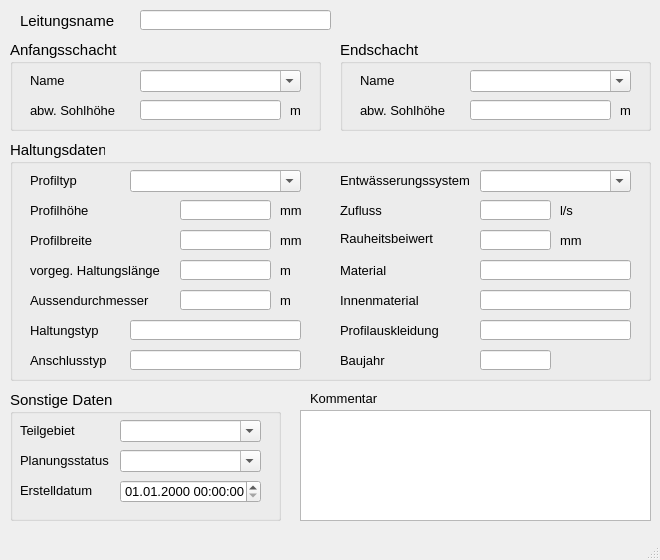
<?xml version="1.0" encoding="UTF-8"?>
<ui version="4.0">
 <class>MainWindow</class>
 <widget class="QMainWindow" name="MainWindow">
  <property name="geometry">
   <rect>
    <x>0</x>
    <y>0</y>
    <width>660</width>
    <height>560</height>
   </rect>
  </property>
  <property name="sizePolicy">
   <sizepolicy hsizetype="Preferred" vsizetype="Preferred">
    <horstretch>0</horstretch>
    <verstretch>0</verstretch>
   </sizepolicy>
  </property>
  <property name="minimumSize">
   <size>
    <width>660</width>
    <height>560</height>
   </size>
  </property>
  <property name="baseSize">
   <size>
    <width>0</width>
    <height>0</height>
   </size>
  </property>
  <property name="font">
   <font>
    <family>Tahoma</family>
    <pointsize>10</pointsize>
   </font>
  </property>
  <property name="windowTitle">
   <string>MainWindow</string>
  </property>
  <widget class="QWidget" name="centralwidget">
   <widget class="QLabel" name="label">
    <property name="geometry">
     <rect>
      <x>20</x>
      <y>10</y>
      <width>131</width>
      <height>21</height>
     </rect>
    </property>
    <property name="font">
     <font>
      <family>Tahoma</family>
      <pointsize>11</pointsize>
     </font>
    </property>
    <property name="text">
     <string>Leitungsname</string>
    </property>
   </widget>
   <widget class="QGroupBox" name="groupBox">
    <property name="geometry">
     <rect>
      <x>10</x>
      <y>40</y>
      <width>311</width>
      <height>91</height>
     </rect>
    </property>
    <property name="font">
     <font>
      <family>Tahoma</family>
      <pointsize>11</pointsize>
     </font>
    </property>
    <property name="title">
     <string>Anfangsschacht</string>
    </property>
    <widget class="QLabel" name="label_3">
     <property name="geometry">
      <rect>
       <x>20</x>
       <y>30</y>
       <width>91</width>
       <height>21</height>
      </rect>
     </property>
     <property name="font">
      <font>
       <family>Tahoma</family>
       <pointsize>10</pointsize>
      </font>
     </property>
     <property name="text">
      <string>Name</string>
     </property>
    </widget>
    <widget class="QLabel" name="label_5">
     <property name="geometry">
      <rect>
       <x>20</x>
       <y>60</y>
       <width>101</width>
       <height>21</height>
      </rect>
     </property>
     <property name="font">
      <font>
       <family>Tahoma</family>
       <pointsize>10</pointsize>
      </font>
     </property>
     <property name="text">
      <string>abw. Sohlhöhe</string>
     </property>
    </widget>
    <widget class="QLabel" name="label_14">
     <property name="geometry">
      <rect>
       <x>280</x>
       <y>60</y>
       <width>21</width>
       <height>21</height>
      </rect>
     </property>
     <property name="font">
      <font>
       <family>Tahoma</family>
       <pointsize>10</pointsize>
      </font>
     </property>
     <property name="text">
      <string>m</string>
     </property>
    </widget>
    <widget class="QComboBox" name="schoben">
     <property name="geometry">
      <rect>
       <x>130</x>
       <y>30</y>
       <width>161</width>
       <height>22</height>
      </rect>
     </property>
     <property name="font">
      <font>
       <family>Tahoma</family>
       <pointsize>10</pointsize>
      </font>
     </property>
     <property name="toolTip">
      <string>&lt;html&gt;&lt;head/&gt;&lt;body&gt;&lt;p&gt;Name des oberen Schachts&lt;/p&gt;&lt;/body&gt;&lt;/html&gt;</string>
     </property>
     <property name="statusTip">
      <string>Name des oberen Schachts</string>
     </property>
     <property name="editable">
      <bool>true</bool>
     </property>
    </widget>
    <widget class="QLineEdit" name="sohleoben">
     <property name="geometry">
      <rect>
       <x>130</x>
       <y>60</y>
       <width>141</width>
       <height>20</height>
      </rect>
     </property>
     <property name="font">
      <font>
       <family>Tahoma</family>
       <pointsize>10</pointsize>
      </font>
     </property>
     <property name="toolTip">
      <string>&lt;html&gt;&lt;head/&gt;&lt;body&gt;&lt;p&gt;von Schachtsohle abweichende Sohlhöhe&lt;/p&gt;&lt;/body&gt;&lt;/html&gt;</string>
     </property>
     <property name="statusTip">
      <string>von Schachtsohle abweichende Sohlhöhe</string>
     </property>
    </widget>
   </widget>
   <widget class="QGroupBox" name="groupBox_3">
    <property name="geometry">
     <rect>
      <x>340</x>
      <y>40</y>
      <width>311</width>
      <height>91</height>
     </rect>
    </property>
    <property name="font">
     <font>
      <family>Tahoma</family>
      <pointsize>11</pointsize>
     </font>
    </property>
    <property name="title">
     <string>Endschacht</string>
    </property>
    <widget class="QLineEdit" name="sohleunten">
     <property name="geometry">
      <rect>
       <x>130</x>
       <y>60</y>
       <width>141</width>
       <height>20</height>
      </rect>
     </property>
     <property name="font">
      <font>
       <family>Tahoma</family>
       <pointsize>10</pointsize>
      </font>
     </property>
     <property name="toolTip">
      <string>&lt;html&gt;&lt;head/&gt;&lt;body&gt;&lt;p&gt;von Schachtsohle abweichende Sohlhöhe&lt;/p&gt;&lt;/body&gt;&lt;/html&gt;</string>
     </property>
     <property name="statusTip">
      <string>von Schachtsohle abweichende Sohlhöhe</string>
     </property>
    </widget>
    <widget class="QLabel" name="label_9">
     <property name="geometry">
      <rect>
       <x>20</x>
       <y>30</y>
       <width>71</width>
       <height>21</height>
      </rect>
     </property>
     <property name="font">
      <font>
       <family>Tahoma</family>
       <pointsize>10</pointsize>
      </font>
     </property>
     <property name="text">
      <string>Name</string>
     </property>
    </widget>
    <widget class="QLabel" name="label_8">
     <property name="geometry">
      <rect>
       <x>20</x>
       <y>60</y>
       <width>91</width>
       <height>21</height>
      </rect>
     </property>
     <property name="font">
      <font>
       <family>Tahoma</family>
       <pointsize>10</pointsize>
      </font>
     </property>
     <property name="text">
      <string>abw. Sohlhöhe</string>
     </property>
    </widget>
    <widget class="QLabel" name="label_15">
     <property name="geometry">
      <rect>
       <x>280</x>
       <y>60</y>
       <width>21</width>
       <height>21</height>
      </rect>
     </property>
     <property name="font">
      <font>
       <family>Tahoma</family>
       <pointsize>10</pointsize>
      </font>
     </property>
     <property name="text">
      <string>m</string>
     </property>
    </widget>
    <widget class="QComboBox" name="schunten">
     <property name="geometry">
      <rect>
       <x>130</x>
       <y>30</y>
       <width>161</width>
       <height>22</height>
      </rect>
     </property>
     <property name="font">
      <font>
       <family>Tahoma</family>
       <pointsize>10</pointsize>
      </font>
     </property>
     <property name="toolTip">
      <string>&lt;html&gt;&lt;head/&gt;&lt;body&gt;&lt;p&gt;Name des unteren Schachts&lt;/p&gt;&lt;/body&gt;&lt;/html&gt;</string>
     </property>
     <property name="statusTip">
      <string>Name des unteren Schachts</string>
     </property>
     <property name="editable">
      <bool>true</bool>
     </property>
    </widget>
   </widget>
   <widget class="QTextEdit" name="kommentar">
    <property name="geometry">
     <rect>
      <x>300</x>
      <y>410</y>
      <width>351</width>
      <height>111</height>
     </rect>
    </property>
    <property name="font">
     <font>
      <family>Tahoma</family>
      <pointsize>10</pointsize>
     </font>
    </property>
    <property name="toolTip">
     <string>&lt;html&gt;&lt;head/&gt;&lt;body&gt;&lt;p&gt;Platz für zusätzliche Kommentare.&lt;/p&gt;&lt;/body&gt;&lt;/html&gt;</string>
    </property>
    <property name="statusTip">
     <string>Platz für zusätzliche Kommentare.</string>
    </property>
   </widget>
   <widget class="QLabel" name="label_22">
    <property name="geometry">
     <rect>
      <x>310</x>
      <y>390</y>
      <width>81</width>
      <height>16</height>
     </rect>
    </property>
    <property name="font">
     <font>
      <family>Tahoma</family>
      <pointsize>10</pointsize>
     </font>
    </property>
    <property name="text">
     <string>Kommentar</string>
    </property>
   </widget>
   <widget class="QLineEdit" name="leitnam">
    <property name="geometry">
     <rect>
      <x>140</x>
      <y>10</y>
      <width>191</width>
      <height>20</height>
     </rect>
    </property>
    <property name="font">
     <font>
      <family>Tahoma</family>
      <pointsize>10</pointsize>
     </font>
    </property>
    <property name="toolTip">
     <string>&lt;html&gt;&lt;head/&gt;&lt;body&gt;&lt;p&gt;eindeutige Bezeichnung&lt;/p&gt;&lt;/body&gt;&lt;/html&gt;</string>
    </property>
    <property name="statusTip">
     <string>eindeutige Bezeichnung</string>
    </property>
   </widget>
   <widget class="QGroupBox" name="groupBox_2">
    <property name="geometry">
     <rect>
      <x>10</x>
      <y>140</y>
      <width>641</width>
      <height>241</height>
     </rect>
    </property>
    <property name="font">
     <font>
      <family>Tahoma</family>
      <pointsize>11</pointsize>
     </font>
    </property>
    <property name="title">
     <string>Haltungsdaten</string>
    </property>
    <widget class="QLineEdit" name="ks">
     <property name="geometry">
      <rect>
       <x>470</x>
       <y>90</y>
       <width>71</width>
       <height>20</height>
      </rect>
     </property>
     <property name="font">
      <font>
       <family>Tahoma</family>
       <pointsize>10</pointsize>
      </font>
     </property>
     <property name="toolTip">
      <string>&lt;html&gt;&lt;head/&gt;&lt;body&gt;&lt;p&gt;Absolute Rauheit gemäß Prandtl-Colebrook&lt;/p&gt;&lt;/body&gt;&lt;/html&gt;</string>
     </property>
     <property name="statusTip">
      <string>Absolute Rauheit gemäß Prandtl-Colebrook</string>
     </property>
    </widget>
    <widget class="QLabel" name="label_7">
     <property name="geometry">
      <rect>
       <x>20</x>
       <y>90</y>
       <width>101</width>
       <height>21</height>
      </rect>
     </property>
     <property name="font">
      <font>
       <family>Tahoma</family>
       <pointsize>10</pointsize>
      </font>
     </property>
     <property name="text">
      <string>Profilbreite</string>
     </property>
    </widget>
    <widget class="QLabel" name="label_20">
     <property name="geometry">
      <rect>
       <x>270</x>
       <y>90</y>
       <width>31</width>
       <height>21</height>
      </rect>
     </property>
     <property name="font">
      <font>
       <family>Tahoma</family>
       <pointsize>10</pointsize>
      </font>
     </property>
     <property name="text">
      <string>mm</string>
     </property>
    </widget>
    <widget class="QLabel" name="label_21">
     <property name="geometry">
      <rect>
       <x>270</x>
       <y>120</y>
       <width>31</width>
       <height>21</height>
      </rect>
     </property>
     <property name="font">
      <font>
       <family>Tahoma</family>
       <pointsize>10</pointsize>
      </font>
     </property>
     <property name="text">
      <string>m </string>
     </property>
    </widget>
    <widget class="QLineEdit" name="laenge">
     <property name="geometry">
      <rect>
       <x>170</x>
       <y>120</y>
       <width>91</width>
       <height>20</height>
      </rect>
     </property>
     <property name="font">
      <font>
       <family>Tahoma</family>
       <pointsize>10</pointsize>
      </font>
     </property>
     <property name="toolTip">
      <string>&lt;html&gt;&lt;head/&gt;&lt;body&gt;&lt;p&gt;&lt;span style=&quot; font-size:10pt;&quot;&gt;vorgegebene Haltungslänge, falls diese nicht automatisch berechnet werden soll&lt;/span&gt;&lt;/p&gt;&lt;/body&gt;&lt;/html&gt;</string>
     </property>
     <property name="statusTip">
      <string>vorgegebene Haltungslänge, falls diese nicht automatisch berechnet werden soll</string>
     </property>
    </widget>
    <widget class="QComboBox" name="entwart">
     <property name="geometry">
      <rect>
       <x>470</x>
       <y>30</y>
       <width>151</width>
       <height>22</height>
      </rect>
     </property>
     <property name="font">
      <font>
       <family>Tahoma</family>
       <pointsize>10</pointsize>
      </font>
     </property>
     <property name="toolTip">
      <string>&lt;html&gt;&lt;head/&gt;&lt;body&gt;&lt;p&gt;vorh. Entwässerungssystem (z.B. Mischwasser, Regenwasser etc.)&lt;/p&gt;&lt;/body&gt;&lt;/html&gt;</string>
     </property>
     <property name="statusTip">
      <string>vorh. Entwässerungssystem (z.B. Mischwasser, Regenwasser etc.)</string>
     </property>
     <property name="editable">
      <bool>true</bool>
     </property>
    </widget>
    <widget class="QComboBox" name="profilnam">
     <property name="geometry">
      <rect>
       <x>120</x>
       <y>30</y>
       <width>171</width>
       <height>22</height>
      </rect>
     </property>
     <property name="font">
      <font>
       <family>Tahoma</family>
       <pointsize>10</pointsize>
      </font>
     </property>
     <property name="toolTip">
      <string>&lt;html&gt;&lt;head/&gt;&lt;body&gt;&lt;p&gt;Profil der Haltung gem. HE&lt;/p&gt;&lt;/body&gt;&lt;/html&gt;</string>
     </property>
     <property name="statusTip">
      <string>Profil der Haltung gem. HE</string>
     </property>
     <property name="editable">
      <bool>true</bool>
     </property>
    </widget>
    <widget class="QLabel" name="label_54">
     <property name="geometry">
      <rect>
       <x>20</x>
       <y>30</y>
       <width>91</width>
       <height>21</height>
      </rect>
     </property>
     <property name="font">
      <font>
       <family>Tahoma</family>
       <pointsize>10</pointsize>
      </font>
     </property>
     <property name="text">
      <string>Profiltyp</string>
     </property>
    </widget>
    <widget class="QLabel" name="label_17">
     <property name="geometry">
      <rect>
       <x>20</x>
       <y>110</y>
       <width>151</width>
       <height>41</height>
      </rect>
     </property>
     <property name="font">
      <font>
       <family>Tahoma</family>
       <pointsize>10</pointsize>
      </font>
     </property>
     <property name="text">
      <string>vorgeg. Haltungslänge</string>
     </property>
    </widget>
    <widget class="QLabel" name="label_51">
     <property name="geometry">
      <rect>
       <x>330</x>
       <y>30</y>
       <width>151</width>
       <height>21</height>
      </rect>
     </property>
     <property name="font">
      <font>
       <family>Tahoma</family>
       <pointsize>10</pointsize>
      </font>
     </property>
     <property name="text">
      <string>Entwässerungssystem</string>
     </property>
    </widget>
    <widget class="QLineEdit" name="hoehe">
     <property name="geometry">
      <rect>
       <x>170</x>
       <y>60</y>
       <width>91</width>
       <height>20</height>
      </rect>
     </property>
     <property name="font">
      <font>
       <family>Tahoma</family>
       <pointsize>10</pointsize>
      </font>
     </property>
     <property name="toolTip">
      <string>&lt;html&gt;&lt;head/&gt;&lt;body&gt;&lt;p&gt;Bedeutung hängt vom Profiltyp ab&lt;/p&gt;&lt;/body&gt;&lt;/html&gt;</string>
     </property>
     <property name="statusTip">
      <string>Bedeutung hängt vom Profiltyp ab</string>
     </property>
    </widget>
    <widget class="QLabel" name="label_16">
     <property name="geometry">
      <rect>
       <x>270</x>
       <y>60</y>
       <width>31</width>
       <height>21</height>
      </rect>
     </property>
     <property name="font">
      <font>
       <family>Tahoma</family>
       <pointsize>10</pointsize>
      </font>
     </property>
     <property name="text">
      <string>mm</string>
     </property>
    </widget>
    <widget class="QLineEdit" name="breite">
     <property name="geometry">
      <rect>
       <x>170</x>
       <y>90</y>
       <width>91</width>
       <height>20</height>
      </rect>
     </property>
     <property name="font">
      <font>
       <family>Tahoma</family>
       <pointsize>10</pointsize>
      </font>
     </property>
     <property name="toolTip">
      <string>&lt;html&gt;&lt;head/&gt;&lt;body&gt;&lt;p&gt;Bedeutung hängt vom Profiltyp ab&lt;/p&gt;&lt;/body&gt;&lt;/html&gt;</string>
     </property>
     <property name="statusTip">
      <string>Bedeutung hängt vom Profiltyp ab</string>
     </property>
    </widget>
    <widget class="QLabel" name="label_6">
     <property name="geometry">
      <rect>
       <x>20</x>
       <y>60</y>
       <width>101</width>
       <height>21</height>
      </rect>
     </property>
     <property name="font">
      <font>
       <family>Tahoma</family>
       <pointsize>10</pointsize>
      </font>
     </property>
     <property name="text">
      <string>Profilhöhe</string>
     </property>
    </widget>
    <widget class="QLabel" name="label_70">
     <property name="geometry">
      <rect>
       <x>550</x>
       <y>90</y>
       <width>46</width>
       <height>21</height>
      </rect>
     </property>
     <property name="font">
      <font>
       <family>Tahoma</family>
       <pointsize>10</pointsize>
      </font>
     </property>
     <property name="text">
      <string>mm</string>
     </property>
    </widget>
    <widget class="QLabel" name="label_61">
     <property name="geometry">
      <rect>
       <x>330</x>
       <y>90</y>
       <width>101</width>
       <height>16</height>
      </rect>
     </property>
     <property name="font">
      <font>
       <family>Tahoma</family>
       <pointsize>10</pointsize>
      </font>
     </property>
     <property name="text">
      <string>Rauheitsbeiwert</string>
     </property>
    </widget>
    <widget class="QLabel" name="label_10">
     <property name="geometry">
      <rect>
       <x>20</x>
       <y>150</y>
       <width>121</width>
       <height>21</height>
      </rect>
     </property>
     <property name="font">
      <font>
       <family>Tahoma</family>
       <pointsize>10</pointsize>
      </font>
     </property>
     <property name="text">
      <string>Aussendurchmesser</string>
     </property>
    </widget>
    <widget class="QLabel" name="label_11">
     <property name="geometry">
      <rect>
       <x>330</x>
       <y>210</y>
       <width>101</width>
       <height>21</height>
      </rect>
     </property>
     <property name="font">
      <font>
       <family>Tahoma</family>
       <pointsize>10</pointsize>
      </font>
     </property>
     <property name="text">
      <string>Baujahr</string>
     </property>
    </widget>
    <widget class="QLabel" name="label_12">
     <property name="geometry">
      <rect>
       <x>20</x>
       <y>180</y>
       <width>101</width>
       <height>21</height>
      </rect>
     </property>
     <property name="font">
      <font>
       <family>Tahoma</family>
       <pointsize>10</pointsize>
      </font>
     </property>
     <property name="text">
      <string>Haltungstyp</string>
     </property>
    </widget>
    <widget class="QLabel" name="label_13">
     <property name="geometry">
      <rect>
       <x>330</x>
       <y>60</y>
       <width>101</width>
       <height>21</height>
      </rect>
     </property>
     <property name="font">
      <font>
       <family>Tahoma</family>
       <pointsize>10</pointsize>
      </font>
     </property>
     <property name="text">
      <string>Zufluss</string>
     </property>
    </widget>
    <widget class="QLabel" name="label_23">
     <property name="geometry">
      <rect>
       <x>330</x>
       <y>120</y>
       <width>101</width>
       <height>21</height>
      </rect>
     </property>
     <property name="font">
      <font>
       <family>Tahoma</family>
       <pointsize>10</pointsize>
      </font>
     </property>
     <property name="text">
      <string>Material</string>
     </property>
    </widget>
    <widget class="QLabel" name="label_24">
     <property name="geometry">
      <rect>
       <x>330</x>
       <y>180</y>
       <width>101</width>
       <height>21</height>
      </rect>
     </property>
     <property name="font">
      <font>
       <family>Tahoma</family>
       <pointsize>10</pointsize>
      </font>
     </property>
     <property name="text">
      <string>Profilauskleidung</string>
     </property>
    </widget>
    <widget class="QLabel" name="label_25">
     <property name="geometry">
      <rect>
       <x>330</x>
       <y>150</y>
       <width>101</width>
       <height>21</height>
      </rect>
     </property>
     <property name="font">
      <font>
       <family>Tahoma</family>
       <pointsize>10</pointsize>
      </font>
     </property>
     <property name="text">
      <string>Innenmaterial</string>
     </property>
    </widget>
    <widget class="QLineEdit" name="aussendurchmesser">
     <property name="geometry">
      <rect>
       <x>170</x>
       <y>150</y>
       <width>91</width>
       <height>20</height>
      </rect>
     </property>
     <property name="toolTip">
      <string>&lt;html&gt;&lt;head/&gt;&lt;body&gt;&lt;p&gt;Aussendurchmesser&lt;/p&gt;&lt;/body&gt;&lt;/html&gt;</string>
     </property>
     <property name="statusTip">
      <string>Aussendurchmesser</string>
     </property>
    </widget>
    <widget class="QLabel" name="label_27">
     <property name="geometry">
      <rect>
       <x>270</x>
       <y>150</y>
       <width>31</width>
       <height>21</height>
      </rect>
     </property>
     <property name="font">
      <font>
       <family>Tahoma</family>
       <pointsize>10</pointsize>
      </font>
     </property>
     <property name="text">
      <string>m</string>
     </property>
    </widget>
    <widget class="QLineEdit" name="haltnam">
     <property name="geometry">
      <rect>
       <x>120</x>
       <y>180</y>
       <width>171</width>
       <height>20</height>
      </rect>
     </property>
    </widget>
    <widget class="QLineEdit" name="material">
     <property name="geometry">
      <rect>
       <x>470</x>
       <y>120</y>
       <width>151</width>
       <height>20</height>
      </rect>
     </property>
     <property name="toolTip">
      <string>&lt;html&gt;&lt;head/&gt;&lt;body&gt;&lt;p&gt;Material des Schachtes (z.B. Beton, Gussstahl etc.)&lt;/p&gt;&lt;/body&gt;&lt;/html&gt;</string>
     </property>
     <property name="statusTip">
      <string>Material des Schachtes (z.B. Beton, Gussstahl etc.)</string>
     </property>
    </widget>
    <widget class="QLineEdit" name="qzu">
     <property name="geometry">
      <rect>
       <x>470</x>
       <y>60</y>
       <width>71</width>
       <height>20</height>
      </rect>
     </property>
    </widget>
    <widget class="QLabel" name="label_71">
     <property name="geometry">
      <rect>
       <x>550</x>
       <y>60</y>
       <width>46</width>
       <height>21</height>
      </rect>
     </property>
     <property name="font">
      <font>
       <family>Tahoma</family>
       <pointsize>10</pointsize>
      </font>
     </property>
     <property name="text">
      <string>l/s</string>
     </property>
    </widget>
    <widget class="QLabel" name="label_26">
     <property name="geometry">
      <rect>
       <x>20</x>
       <y>210</y>
       <width>101</width>
       <height>21</height>
      </rect>
     </property>
     <property name="font">
      <font>
       <family>Tahoma</family>
       <pointsize>10</pointsize>
      </font>
     </property>
     <property name="text">
      <string>Anschlusstyp</string>
     </property>
    </widget>
    <widget class="QLineEdit" name="anschlusstyp">
     <property name="geometry">
      <rect>
       <x>120</x>
       <y>210</y>
       <width>171</width>
       <height>20</height>
      </rect>
     </property>
    </widget>
    <widget class="QLineEdit" name="innenmaterial">
     <property name="geometry">
      <rect>
       <x>470</x>
       <y>150</y>
       <width>151</width>
       <height>20</height>
      </rect>
     </property>
     <property name="toolTip">
      <string>&lt;html&gt;&lt;head/&gt;&lt;body&gt;&lt;p&gt;Innenmaterial&lt;/p&gt;&lt;/body&gt;&lt;/html&gt;</string>
     </property>
     <property name="statusTip">
      <string>Innenmaterial</string>
     </property>
    </widget>
    <widget class="QLineEdit" name="profilauskleidung">
     <property name="geometry">
      <rect>
       <x>470</x>
       <y>180</y>
       <width>151</width>
       <height>20</height>
      </rect>
     </property>
     <property name="toolTip">
      <string>&lt;html&gt;&lt;head/&gt;&lt;body&gt;&lt;p&gt;Profilauskleidung&lt;/p&gt;&lt;/body&gt;&lt;/html&gt;</string>
     </property>
     <property name="statusTip">
      <string>Profilauskleidung</string>
     </property>
    </widget>
    <widget class="QLineEdit" name="baujahr">
     <property name="geometry">
      <rect>
       <x>470</x>
       <y>210</y>
       <width>71</width>
       <height>20</height>
      </rect>
     </property>
     <property name="toolTip">
      <string>&lt;html&gt;&lt;head/&gt;&lt;body&gt;&lt;p&gt;Baujahr&lt;/p&gt;&lt;/body&gt;&lt;/html&gt;</string>
     </property>
     <property name="statusTip">
      <string>Baujahr</string>
     </property>
    </widget>
   </widget>
   <widget class="QGroupBox" name="groupBox_4">
    <property name="geometry">
     <rect>
      <x>10</x>
      <y>390</y>
      <width>271</width>
      <height>131</height>
     </rect>
    </property>
    <property name="font">
     <font>
      <family>Tahoma</family>
      <pointsize>11</pointsize>
     </font>
    </property>
    <property name="title">
     <string>Sonstige Daten</string>
    </property>
    <widget class="QLabel" name="label_18">
     <property name="geometry">
      <rect>
       <x>10</x>
       <y>30</y>
       <width>71</width>
       <height>20</height>
      </rect>
     </property>
     <property name="font">
      <font>
       <family>Tahoma</family>
       <pointsize>10</pointsize>
      </font>
     </property>
     <property name="text">
      <string>Teilgebiet</string>
     </property>
     <property name="buddy">
      <cstring>simstatus</cstring>
     </property>
    </widget>
    <widget class="QLabel" name="label_19">
     <property name="geometry">
      <rect>
       <x>10</x>
       <y>60</y>
       <width>111</width>
       <height>21</height>
      </rect>
     </property>
     <property name="font">
      <font>
       <family>Tahoma</family>
       <pointsize>10</pointsize>
      </font>
     </property>
     <property name="text">
      <string>Planungsstatus</string>
     </property>
     <property name="buddy">
      <cstring>simstatus</cstring>
     </property>
    </widget>
    <widget class="QLabel" name="label_72">
     <property name="geometry">
      <rect>
       <x>10</x>
       <y>90</y>
       <width>151</width>
       <height>21</height>
      </rect>
     </property>
     <property name="font">
      <font>
       <family>Tahoma</family>
       <pointsize>10</pointsize>
      </font>
     </property>
     <property name="text">
      <string>Erstelldatum</string>
     </property>
    </widget>
    <widget class="QComboBox" name="teilgebiet">
     <property name="geometry">
      <rect>
       <x>110</x>
       <y>30</y>
       <width>141</width>
       <height>22</height>
      </rect>
     </property>
     <property name="font">
      <font>
       <family>Tahoma</family>
       <pointsize>10</pointsize>
      </font>
     </property>
     <property name="toolTip">
      <string>&lt;html&gt;&lt;head/&gt;&lt;body&gt;&lt;p&gt;zur Zuordnung auf ein selbstständig festgelegtes Teilgebiet&lt;/p&gt;&lt;/body&gt;&lt;/html&gt;</string>
     </property>
     <property name="statusTip">
      <string>zur Zuordnung auf ein selbstständig festgelegtes Teilgebiet</string>
     </property>
     <property name="editable">
      <bool>true</bool>
     </property>
    </widget>
    <widget class="QComboBox" name="simstatus">
     <property name="geometry">
      <rect>
       <x>110</x>
       <y>60</y>
       <width>141</width>
       <height>22</height>
      </rect>
     </property>
     <property name="font">
      <font>
       <family>Tahoma</family>
       <pointsize>10</pointsize>
      </font>
     </property>
     <property name="toolTip">
      <string>&lt;html&gt;&lt;head/&gt;&lt;body&gt;&lt;p&gt;aktueller Status (z.B. vorhanden, in Planung etc.)&lt;/p&gt;&lt;/body&gt;&lt;/html&gt;</string>
     </property>
     <property name="statusTip">
      <string>aktueller Status (z.B. vorhanden, in Planung etc.)</string>
     </property>
     <property name="editable">
      <bool>true</bool>
     </property>
    </widget>
    <widget class="QgsDateTimeEdit" name="createdat">
     <property name="geometry">
      <rect>
       <x>110</x>
       <y>90</y>
       <width>141</width>
       <height>23</height>
      </rect>
     </property>
     <property name="font">
      <font>
       <family>Tahoma</family>
       <pointsize>10</pointsize>
      </font>
     </property>
     <property name="currentSection">
      <enum>QDateTimeEdit::DaySection</enum>
     </property>
     <property name="displayFormat">
      <string>dd.MM.yyyy HH:mm:ss</string>
     </property>
    </widget>
   </widget>
  </widget>
  <widget class="QMenuBar" name="menubar">
   <property name="geometry">
    <rect>
     <x>0</x>
     <y>0</y>
     <width>660</width>
     <height>22</height>
    </rect>
   </property>
  </widget>
  <widget class="QStatusBar" name="statusbar"/>
 </widget>
 <customwidgets>
  <customwidget>
   <class>QgsDateTimeEdit</class>
   <extends>QDateTimeEdit</extends>
   <header>qgsdatetimeedit.h</header>
  </customwidget>
 </customwidgets>
 <tabstops>
  <tabstop>leitnam</tabstop>
  <tabstop>schoben</tabstop>
  <tabstop>sohleoben</tabstop>
  <tabstop>schunten</tabstop>
  <tabstop>sohleunten</tabstop>
  <tabstop>profilnam</tabstop>
  <tabstop>hoehe</tabstop>
  <tabstop>breite</tabstop>
  <tabstop>laenge</tabstop>
  <tabstop>ks</tabstop>
  <tabstop>entwart</tabstop>
  <tabstop>teilgebiet</tabstop>
  <tabstop>simstatus</tabstop>
  <tabstop>createdat</tabstop>
  <tabstop>kommentar</tabstop>
 </tabstops>
 <resources/>
 <connections/>
</ui>
